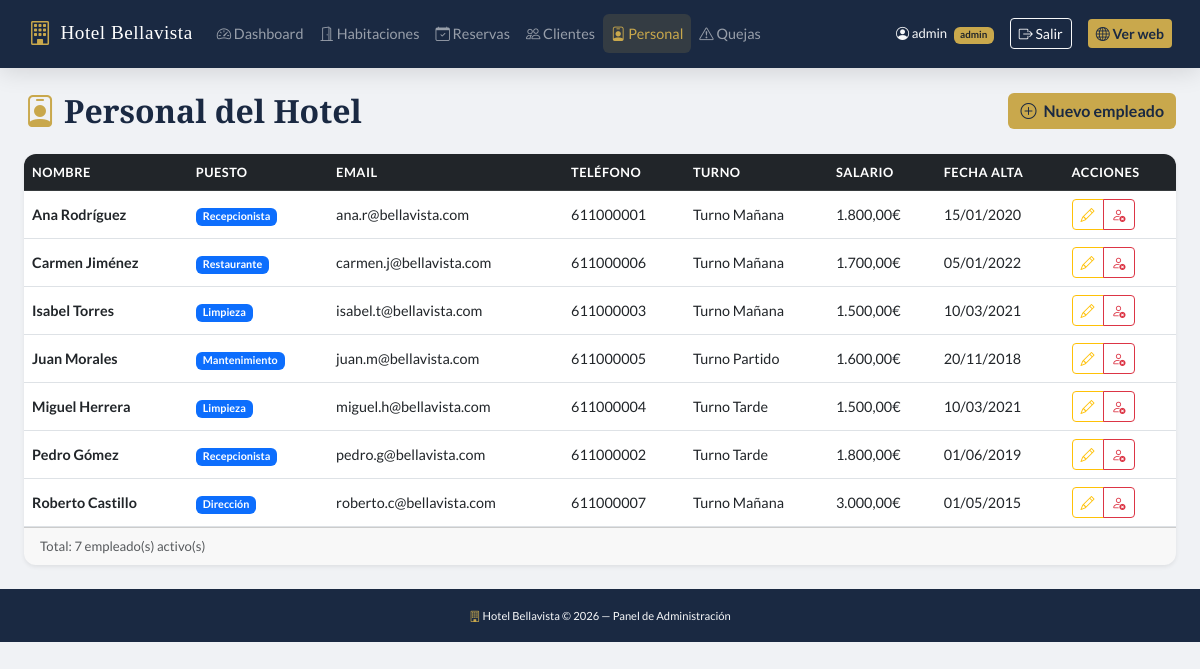
/admin/staff/index.php (signed in), run on the app's committed database.
### tables this page shows
CREATE TABLE `staff` (
  `staff_id`      INT(10) NOT NULL AUTO_INCREMENT,
  `staff_type_id` INT(10) NOT NULL,
  `staff_name`    VARCHAR(100) NOT NULL,
  `email`         VARCHAR(100) DEFAULT NULL,
  `contact_no`    VARCHAR(20) DEFAULT NULL,
  `shift_id`      INT(10) NOT NULL,
  `salary`        DECIMAL(10,2) DEFAULT NULL,
  `hire_date`     DATE DEFAULT NULL,
  `active`        TINYINT(1) NOT NULL DEFAULT 1,
  PRIMARY KEY (`staff_id`),
  FOREIGN KEY (`staff_type_id`) REFERENCES `staff_type`(`staff_type_id`),
  FOREIGN KEY (`shift_id`) REFERENCES `shift`(`shift_id`)
);

CREATE TABLE `staff_type` (
  `staff_type_id`   INT(10) NOT NULL AUTO_INCREMENT,
  `staff_type_name` VARCHAR(100) NOT NULL,
  PRIMARY KEY (`staff_type_id`)
);

CREATE TABLE `shift` (
  `shift_id`   INT(10) NOT NULL AUTO_INCREMENT,
  `shift_name` VARCHAR(100) NOT NULL,
  `start_time` TIME NOT NULL,
  `end_time`   TIME NOT NULL,
  PRIMARY KEY (`shift_id`)
);

### admin/staff/index.php (the view, shortened to what this page needs)
<?php
$db = getDB();
$empleados = $db->query("
    SELECT s.*, st.staff_type_name, sh.shift_name
    FROM staff s
    JOIN staff_type st ON s.staff_type_id = st.staff_type_id
    JOIN shift sh ON s.shift_id = sh.shift_id
    WHERE s.active = 1
    ORDER BY s.staff_name
")->fetchAll();
$esAdmin = ($_SESSION['user_role'] == 'admin');
require_once '../../includes/header.php';
?>
<div class="d-flex justify-content-between align-items-center mb-4">
    <h2 class="font-playfair mb-0">
        <i class="bi bi-person-badge text-gold me-2"></i>Personal del Hotel
    </h2>
    <?php if ($esAdmin): ?>
    <a href="/hotel/admin/staff/create.php" class="btn btn-gold">
        <i class="bi bi-plus-circle me-1"></i> Nuevo empleado
    </a>
    <?php endif; ?>
</div>
<div class="card border-0 shadow-sm">
    <div class="card-body p-0">
        <div class="table-responsive">
            <table class="table table-hover align-middle mb-0">
                <thead class="table-dark">
                    <tr>
                        <th>Nombre</th>
                        <th>Puesto</th>
                        <th>Email</th>
                        <th>Teléfono</th>
                        <th>Turno</th>
                        <?php if ($esAdmin): ?>
                        <th>Salario</th>
                        <th>Fecha alta</th>
                        <th>Acciones</th>
                        <?php endif; ?>
                    </tr>
                </thead>
                <tbody>
                    <?php foreach ($empleados as $emp): ?>
                    <tr>
                        <td class="fw-bold"><?= htmlspecialchars($emp['staff_name']) ?></td>
                        <td>
                            <span class="badge bg-primary">
                                <?= htmlspecialchars($emp['staff_type_name']) ?>
                            </span>
                        </td>
                        <td><?= htmlspecialchars($emp['email'] ?? '—') ?></td>
                        <td><?= htmlspecialchars($emp['contact_no'] ?? '—') ?></td>
                        <td><?= htmlspecialchars($emp['shift_name']) ?></td>
                        <?php if ($esAdmin): ?>
                        <td><?= $emp['salary'] ? number_format($emp['salary'], 2, ',', '.') . '€' : '—' ?></td>
                        <td><?= $emp['hire_date'] ? date('d/m/Y', strtotime($emp['hire_date'])) : '—' ?></td>
                        <td>
                            <div class="btn-group btn-group-sm">
                                <a href="/hotel/admin/staff/edit.php?id=<?= $emp['staff_id'] ?>"
                                   class="btn btn-outline-warning" title="Editar">
                                    <i class="bi bi-pencil"></i>
                                </a>
                                <a href="/hotel/admin/staff/delete.php?id=<?= $emp['staff_id'] ?>"
                                   class="btn btn-outline-danger btn-baja"
                                   data-nombre="<?= htmlspecialchars($emp['staff_name']) ?>"
                                   title="Dar de baja"
                                   onclick="return confirm('¿Seguro que quieres dar de baja a <?= addslashes($emp['staff_name']) ?>?')">
                                    <i class="bi bi-person-x"></i>
                                </a>
                            </div>
                        </td>
                        <?php endif; ?>
                    </tr>
                    <?php endforeach; ?>
                </tbody>
            </table>
        </div>
    </div>
    <div class="card-footer text-muted small">
        Total: <?= count($empleados) ?> empleado(s) activo(s)
    </div>
</div>
<?php require_once '../../includes/footer.php'; ?>

### assets/css/style.css (style rules this page uses)
:root { --color-primario: #1a2942; --color-secundario: #2c4a7c; --color-gold: #c9a84c; --color-gold-light: #f0d080; --color-blanco: #ffffff; --color-gris-claro: #f8f9fa; --color-gris: #6c757d; --color-texto: #2d3748; --fuente-titulos: 'Playfair Display', Georgia, serif; --fuente-texto: 'Lato', 'Helvetica Neue', sans-serif; --sombra-suave: 0 2px 15px rgba(0,0,0,0.08); --sombra-media: 0 4px 25px rgba(0,0,0,0.12); --radio-borde: 12px; --transicion: 0.3s ease; }
*, *::before, *::after { box-sizing: border-box; }
body { font-family: var(--fuente-texto); color: var(--color-texto); background-color: #f0f2f5; font-size: 15px; line-height: 1.6; }
h1, h2, h3, h4, h5 { font-family: var(--fuente-titulos); font-weight: 700; color: var(--color-primario); }
.font-playfair { font-family: var(--fuente-titulos) !important; }
.text-gold { color: var(--color-gold) !important; }
.btn-gold { background-color: var(--color-gold); color: var(--color-primario); font-weight: 700; border: none; transition: background-color var(--transicion), transform var(--transicion); }
.card { border-radius: var(--radio-borde); overflow: hidden; }
.table th { font-size: 0.8rem; text-transform: uppercase; letter-spacing: 0.5px; font-family: var(--fuente-texto); font-weight: 700; }
.table td { vertical-align: middle; font-size: 0.9rem; }

### data on the page
staff: staff_name "Ana Rodríguez", staff_type.staff_type_name "Recepcionista", email "ana.r@bellavista.com", contact_no "611000001", shift.shift_name "Turno Mañana", salary "1.800,00", hire_date "15/01/2020"
staff: staff_name "Carmen Jiménez", staff_type.staff_type_name "Restaurante", email "carmen.j@bellavista.com", contact_no "611000006", shift.shift_name "Turno Mañana", salary "1.700,00", hire_date "05/01/2022"
staff: staff_name "Isabel Torres", staff_type.staff_type_name "Limpieza", email "isabel.t@bellavista.com", contact_no "611000003", shift.shift_name "Turno Mañana", salary "1.500,00", hire_date "10/03/2021"
staff: staff_name "Juan Morales", staff_type.staff_type_name "Mantenimiento", email "juan.m@bellavista.com", contact_no "611000005", shift.shift_name "Turno Partido", salary "1.600,00", hire_date "20/11/2018"
staff: staff_name "Miguel Herrera", staff_type.staff_type_name "Limpieza", email "miguel.h@bellavista.com", contact_no "611000004", shift.shift_name "Turno Tarde", salary "1.500,00", hire_date "10/03/2021"
staff: staff_name "Pedro Gómez", staff_type.staff_type_name "Recepcionista", email "pedro.g@bellavista.com", contact_no "611000002", shift.shift_name "Turno Tarde", salary "1.800,00", hire_date "01/06/2019"
staff: staff_name "Roberto Castillo", staff_type.staff_type_name "Dirección", email "roberto.c@bellavista.com", contact_no "611000007", shift.shift_name "Turno Mañana", salary "3.000,00", hire_date "01/05/2015"

### other printed values
currentUser() "admin"
$userRole "admin"
count($empleados) "7"
